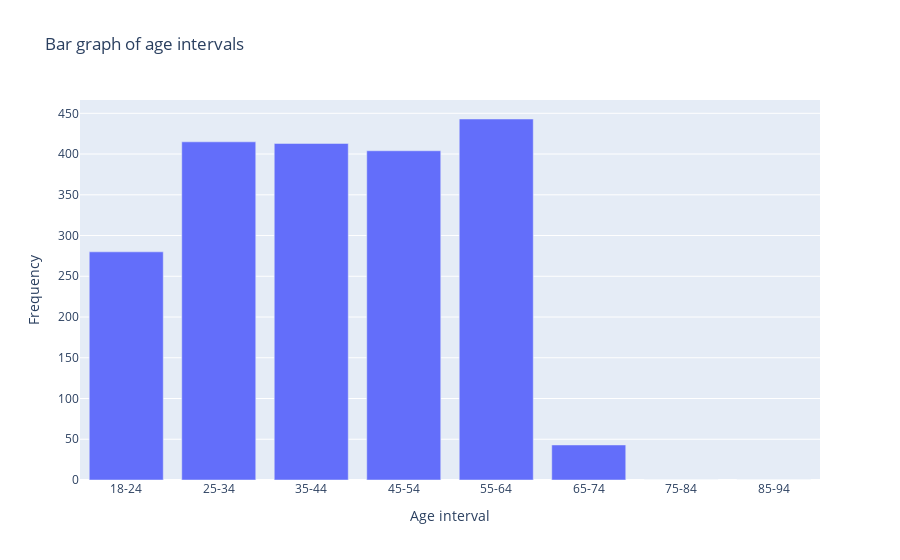

Notebook code cell kept with this figure:
### Markdown cell above
### 6 AGE INTERVAL BAR GRAPH

### Code cell
#age interval
bins=[18,25,35,45,55,65,75,85,95]
#calculate the frequency of each bin
hist,bi_edges=np.histogram(data,bins=bins)
#bar graph with age intervals
bin_labels=[f"{bi_edges[i]}-{bi_edges[i+1]-1}"for i in range(len(bi_edges)-1)]
fig=go.Figure(data=[go.Bar(x=bin_labels,y=hist)])
fig.update_layout(title="Bar graph of age intervals", xaxis_title="Age interval",yaxis_title="Frequency")
fig.show()

### Figure 1 — Plotly figure (JSON) as saved in the notebook; plotly's stock layout.template omitted (floating-point values rounded to 4 significant figures)
{"data": [{"type": "bar", "x": ["18-24", "25-34", "35-44", "45-54", "55-64", "65-74", "75-84", "85-94"], "y": [280, 415, 413, 404, 443, 43, 0, 0]}], "layout": {"autosize": true, "title": {"text": "Bar graph of age intervals"}, "xaxis": {"autorange": true, "range": [-0.5, 7.5], "title": {"text": "Age interval"}, "type": "category"}, "yaxis": {"autorange": true, "range": [0, 466.3], "title": {"text": "Frequency"}, "type": "linear"}}}
